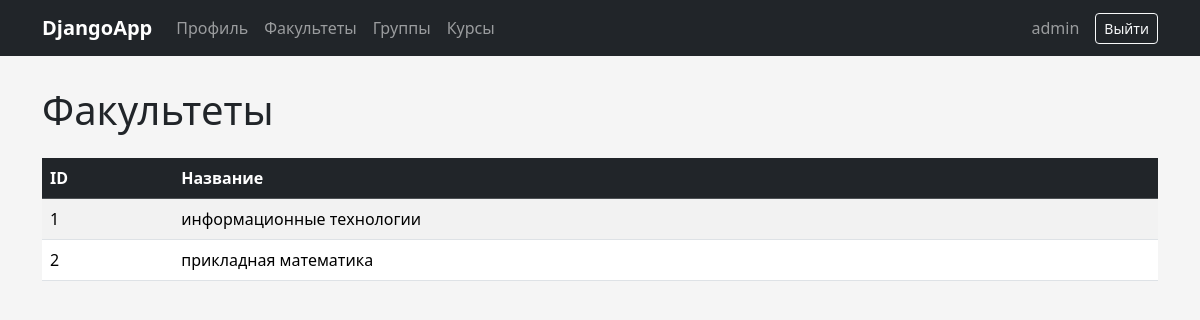
The app's page /departments/ (signed in) with its own data.
### accounts/models.py (models this page shows, shortened)
class Department(models.Model):
    name = models.CharField(max_length=100)

### accounts/views.py (the view)
# urls.py: path('departments/', views.department_list, name='department_list'),
@login_required
def department_list(request):
    departments = Department.objects.all()
    return render(request, 'department_list.html', {
        'departments': departments,
        'is_methodist': is_methodist(request.user),
    })

### accounts/views.py (called while the page is built)
def is_methodist(user):
    return user.groups.filter(name='Методист').exists()

### templates/department_list.html (shortened to what this page needs)
{% extends 'base.html' %}
{% block content %}
<div class="d-flex justify-content-between mb-3">
    <h1>Факультеты</h1>
</div>
<table class="table table-striped table-hover">
    <thead class="table-dark">
        <tr>
            <th>ID</th>
            <th>Название</th>
        </tr>
    </thead>
    <tbody>
        {% for d in departments %}
        <tr>
            <td>{{ d.id }}</td>
            <td>{{ d.name }}</td>
        </tr>
        {% empty %}
        <tr><td colspan="3" class="text-center">Факультетов пока нет</td></tr>
        {% endfor %}
    </tbody>
</table>
{% endblock %}

### templates/base.html (shortened to what this page needs)
{% load static %}
<!DOCTYPE html>
<html lang="ru">
<head>
    <link rel="stylesheet" href="{% static 'vendor/bootstrap/css/bootstrap.min.css' %}">
    <link rel="stylesheet" href="{% static 'css/style.css' %}">
</head>
<body>
<nav class="navbar navbar-expand-lg navbar-dark bg-dark">
    <div class="container">
        <a class="navbar-brand" href="/profile/">DjangoApp</a>
        <div class="navbar-nav me-auto">
            <a class="nav-link" href="/profile/">Профиль</a>
            <a class="nav-link" href="/departments/">Факультеты</a>
            <a class="nav-link" href="/groups/">Группы</a>
            <a class="nav-link" href="/courses/">Курсы</a>
        </div>
        {% if user.is_authenticated %}
            <span class="navbar-text me-3">{{ user.username }}</span>
            <form method="post" action="/accounts/logout/" class="d-inline">
                <button class="btn btn-outline-light btn-sm" type="submit">Выйти</button>
            </form>
        {% endif %}
    </div>
</nav>
<div class="container page-container">
    {% block content %}{% endblock %}
</div>
</body>
</html>

### static/css/style.css (style rules this page uses)
body { background-color: #f5f5f5; }
.page-container { margin-top: 30px; }
.navbar-brand { font-weight: bold; }

### records on screen
Department: id "1", name "информационные технологии"
Department: id "2", name "прикладная математика"

### other values on screen
{{ user.username }} "admin"
